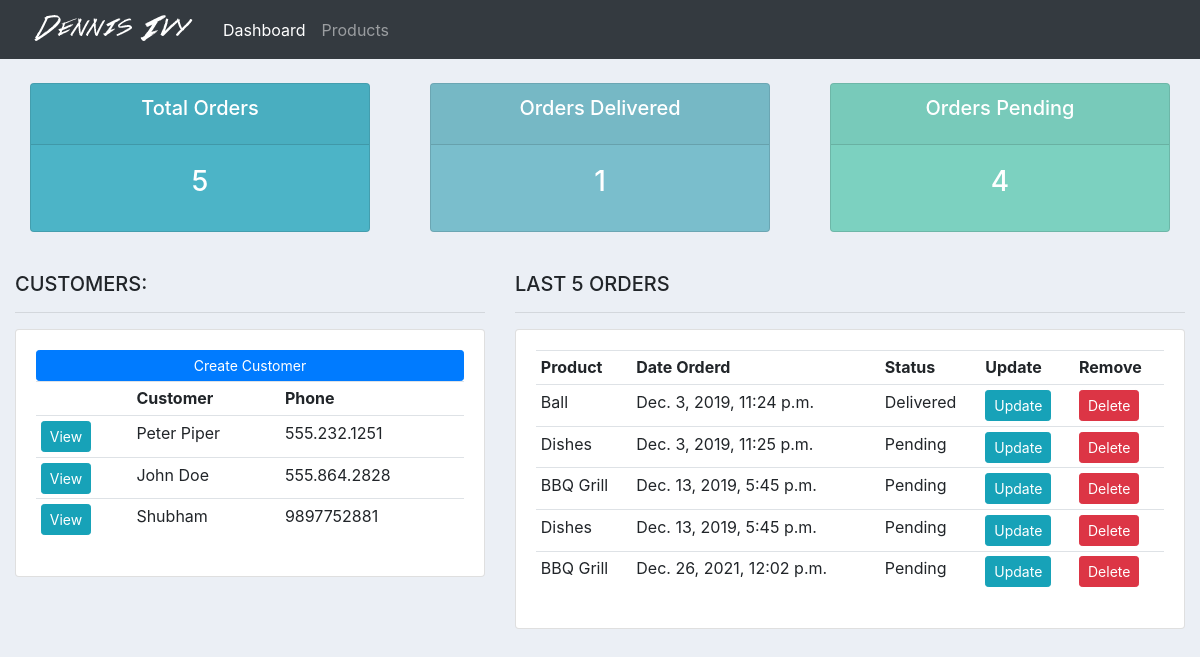
Before: / with the older database file.
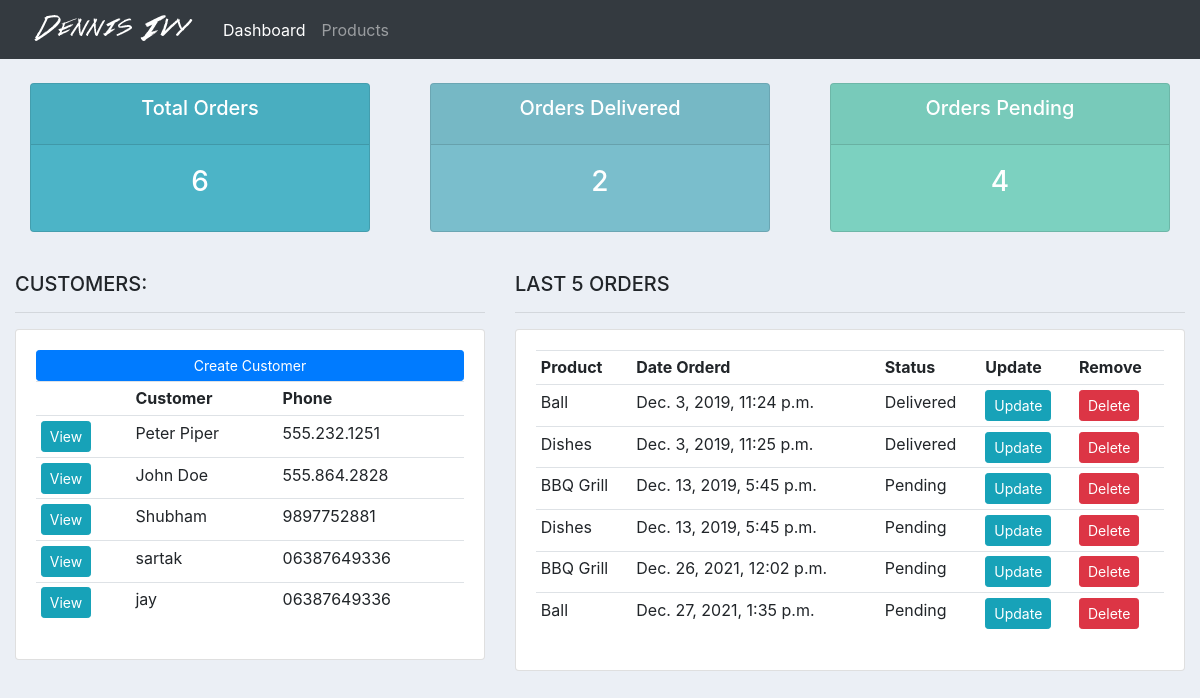
After: the same page with the newer database file.
### accounts/models.py (models this page shows, shortened)
class Customer(models.Model):
	name = models.CharField(max_length=200, null=True)
	phone = models.CharField(max_length=200, null=True)
	email = models.CharField(max_length=200, null=True)
	date_created = models.DateTimeField(auto_now_add=True, null=True)

class Order(models.Model):
	STATUS = (
			('Pending', 'Pending'),
			('NotAvailable', 'NotAvailable'),
			('Delivered', 'Delivered'),
			)
	customer = models.ForeignKey(Customer, null=True, on_delete= models.SET_NULL)
	product = models.ForeignKey(Product, null=True, on_delete= models.SET_NULL)
	date_created = models.DateTimeField(auto_now_add=True, null=True)
	status = models.CharField(max_length=200, null=True, choices=STATUS)
	note = models.CharField(max_length=1000, null=True)

class Product(models.Model):
	CATEGORY = (
			('Indian', 'Indian'),
			('Italian', 'Italian'),
			('Chinese', 'Chinese'),
			('Japanese', 'Japanese'),
			)
	name = models.CharField(max_length=200, null=True)
	price = models.FloatField(null=True)
	category = models.CharField(max_length=200, null=True, choices=CATEGORY)
	description = models.CharField(max_length=200, null=True, blank=True)
	date_created = models.DateTimeField(auto_now_add=True, null=True)
	tags = models.ManyToManyField(Tag)
	def __str__(self):
		return self.name

### accounts/views.py (the view)
# urls.py: path('', views.home, name="home"),
def home(request):
	orders = Order.objects.all()
	customers = Customer.objects.all()
	total_customers = customers.count()
	total_orders = orders.count()
	delivered = orders.filter(status='Delivered').count()
	pending = orders.filter(status='Pending').count()
	context = {'orders':orders, 'customers':customers,
	'total_orders':total_orders,'delivered':delivered,
	'pending':pending }
	return render(request, 'accounts/dashboard.html', context)

### accounts/templates/accounts/dashboard.html
{%  extends 'accounts/main.html' %}
{% block content %}
{%  include 'accounts/status.html' %}
<br>
<div class="row">
	<div class="col-md-5">
		<h5>CUSTOMERS:</h5>
		<hr>
		<div class="card card-body">
			<a class="btn btn-primary  btn-sm btn-block" href="">Create Customer</a>
			<table class="table table-sm">
				<tr>
					<th></th>
					<th>Customer</th>
					<th>Phone</th>
				</tr>
				{% for customer in customers %}
					<tr>
						<td><a class="btn btn-sm btn-info" href="{% url 'customer' customer.id %}">View</a></td>
						<td>{{customer.name}}</td>
						<td>{{customer.phone}}</td>
					</tr>
				{% endfor %}
			</table>
		</div>
	</div>
	<div class="col-md-7">
		<h5>LAST 5 ORDERS</h5>
		<hr>
		<div class="card card-body">
			<table class="table table-sm">
				<tr>
					<th>Product</th>
					<th>Date Orderd</th>
					<th>Status</th>
					<th>Update</th>
					<th>Remove</th>
				</tr>
				{% for order in orders %}
					<tr>
						<td>{{order.product}}</td>
						<td>{{order.date_created}}</td>
						<td>{{order.status}}</td>
						<td><a class="btn btn-sm btn-info" href="{% url 'update_order' order.id %}">Update</a></td>
						<td><a class="btn btn-sm btn-danger" href="{% url 'delete_order' order.id %}">Delete</a></td>
					</tr>
				{% endfor %}
			</table>
		</div>
	</div>
</div>
{% endblock %}

### accounts/templates/accounts/main.html (shortened to what this page needs)
{% load static %}
<!DOCTYPE html>
<html>
<head>
	<link rel="stylesheet" href="https://stackpath.bootstrapcdn.com/bootstrap/4.3.1/css/bootstrap.min.css">
	<link rel="stylesheet" type="text/css" href="{% static '/css/main.css' %}">
</head>
<body>
	{%  include 'accounts/navbar.html' %}
	<div class="container-fluid">
	{% block content %}
	{% endblock %}
    </div>
</body>
</html>

### accounts/templates/accounts/navbar.html (shortened to what this page needs)
{% load static %}
<nav class="navbar navbar-expand-lg navbar-dark bg-dark">
 <img src="{% static 'images/logo.png' %}">
  <div class="collapse navbar-collapse" id="navbarNav">
    <ul class="navbar-nav">
      <li class="nav-item active">
        <a class="nav-link" href="{% url 'home' %}">Dashboard</a>
      </li>
      <li class="nav-item">
        <a class="nav-link" href="{% url 'products' %}">Products</a>
      </li>
    </ul>
  </div>
</nav>

### accounts/templates/accounts/status.html
<br>
<div class="row">
	<div class="col">
		<div class="col-md">
			<div class="card text-center text-white  mb-3" id="total-orders">
			  	<div class="card-header">
			  		<h5 class="card-title">Total Orders</h5>
			  	</div>
			  	<div class="card-body">
			    	<h3 class="card-title">{{total_orders}}</h3>
			  	</div>
			</div>
		</div>
	</div>
	<div class="col">
		<div class="col-md">
			<div class="card text-center text-white  mb-3" id="orders-delivered">
			  	<div class="card-header">
			  		<h5 class="card-title">Orders Delivered</h5>
			  	</div>
			  	<div class="card-body">
			    	<h3 class="card-title">{{delivered}}</h3>
			  	</div>
			</div>
		</div>
	</div>
	<div class="col">
		<div class="col-md">
			<div class="card text-center text-white  mb-3" id="orders-pending">
			  	<div class="card-header">
			  		<h5 class="card-title">Orders Pending</h5>
			  	</div>
			  	<div class="card-body">
			    	<h3 class="card-title">{{pending}}</h3>
			  	</div>
			</div>
		</div>
	</div>
</div>

### static/css/main.css (style rules this page uses)
body { background-color: #ebeff5; }
#total-orders { background-color: #4cb4c7; }
#orders-delivered { background-color: #7abecc; }
#orders-pending { background-color: #7CD1C0; }

Changed rows visible on the page:
added Customer: name "sartak", phone "06387649336"
added Customer: name "jay", phone "06387649336"
changed Order "Dec. 3, 2019, 11:25 p.m.": status "Pending" → "Delivered"
added Order: product "Ball", date_created "Dec. 27, 2021, 1:35 p.m.", status "Pending"
Other visible differences:
{{ total_orders }}: "5" → "6"
{{ delivered }}: "1" → "2"
